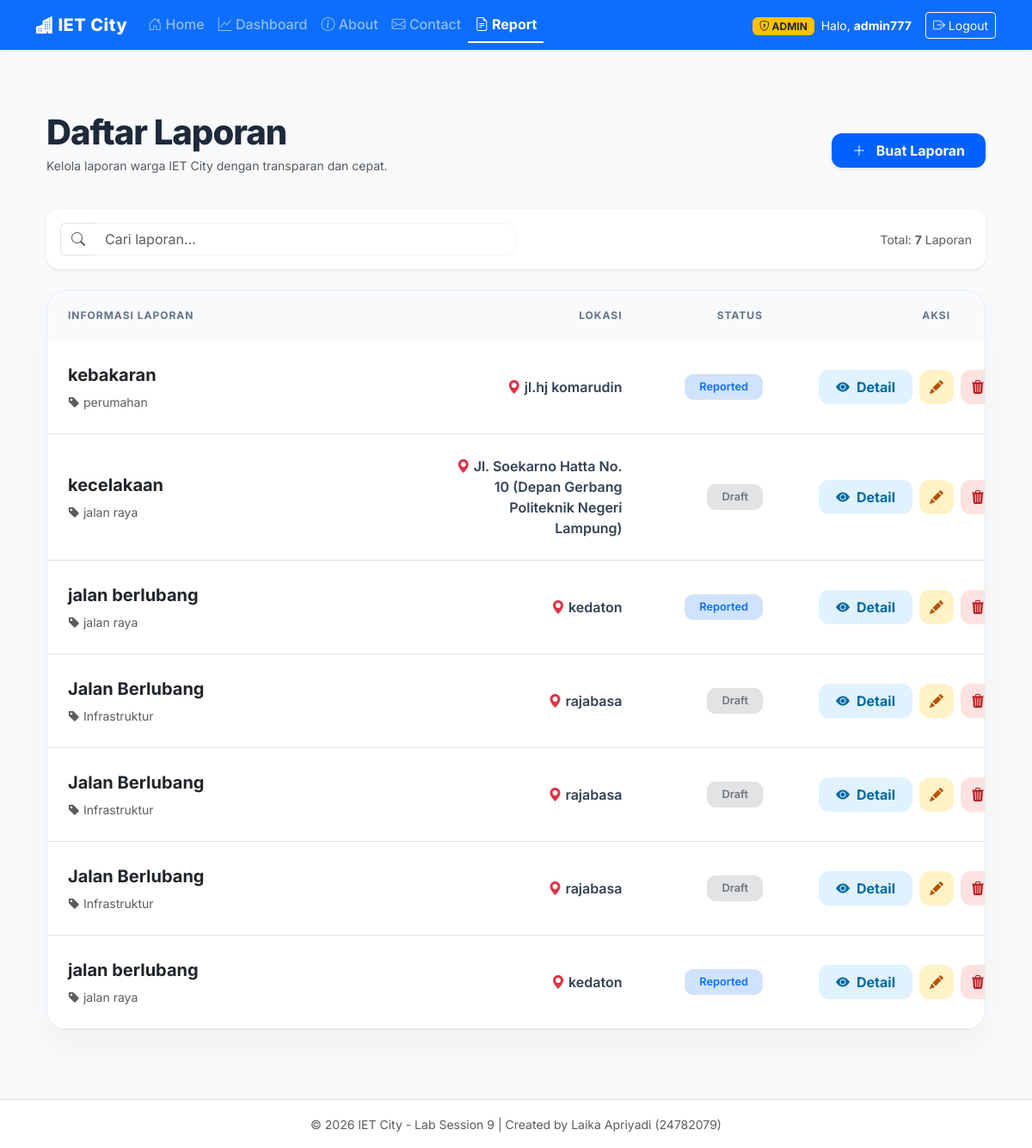
The app's page /reports/ (signed in) with its own data.
### usermanagement_24782079/models.py (models this page shows, shortened)
class User(AbstractUser):
    is_admin = models.BooleanField(default=False)
    is_member = models.BooleanField(default=True)

### main_app/models.py (models this page shows)
class Report(models.Model):
    title = models.CharField(max_length=200)
    category = models.CharField(max_length=100)
    description = models.TextField()
    location = models.CharField(max_length=200)
    reporter = models.ForeignKey(
        settings.AUTH_USER_MODEL,
        on_delete=models.CASCADE,
        related_name='reports',
        null=True,
        blank=True
    )
    status = models.CharField(
        max_length=20,
        choices=STATUS_CHOICES,
        default='REPORTED'
    )
    created_at = models.DateTimeField(auto_now_add=True)
    updated_at = models.DateTimeField(auto_now=True)

### main_app/views.py (the view)
# urls.py: path('reports/', views.ReportListView.as_view(), name='report_list'),
class ReportListView(ListView):
    model = Report
    template_name = 'main_app/report_list.html'
    context_object_name = 'reports'

### main_app/templates/main_app/report_list.html (shortened to what this page needs)
{% extends 'base.html' %}
{% block content %}
<div class="container py-5 fade-in">
    <div class="d-flex justify-content-between align-items-center mb-4">
        <div>
            <h1 class="page-title mb-1">Daftar Laporan</h1>
            <p class="text-muted small">Kelola laporan warga IET City dengan transparan dan cepat.</p>
        </div>
        <a href="{% url 'report_create' %}" class="btn btn-primary px-4 py-2 shadow-sm fw-bold" style="border-radius: 12px; background: var(--primary-blue); border: none;">
            <i class="bi bi-plus-lg me-2"></i> Buat Laporan
        </a>
    </div>
    <div class="mb-4 bg-white p-3 rounded-4 shadow-sm d-flex justify-content-between align-items-center">
        <div class="input-group w-50">
            <span class="input-group-text bg-transparent border-end-0 text-muted"><i class="bi bi-search"></i></span>
            <input type="text" id="searchInput" class="form-control border-start-0 shadow-none" style="border: 1px solid #f1f5f9; border-radius: 0 12px 12px 0;" placeholder="Cari laporan...">
        </div>
        <div class="text-muted small">Total: <strong>{{ reports|length }}</strong> Laporan</div>
    </div>
    <div class="table-container">
        <table class="table mb-0" id="reportTable" style="table-layout: fixed; width: 100%;">
            <thead>
                <tr>
                    <th style="width: 40%" class="ps-4">Informasi Laporan</th>
                    <th style="width: 25%" class="text-end-custom">Lokasi</th>
                    <th style="width: 15%" class="text-end-custom">Status</th>
                    <th style="width: 20%" class="text-end-custom">Aksi</th>
                </tr>
            </thead>
            <tbody>
                {% for report in reports %}
                <tr>
                    <td class="ps-4">
                        <div class="fw-bold text-dark fs-5 mb-1">{{ report.title }}</div>
                        <span class="text-muted small"><i class="bi bi-tag-fill"></i> {{ report.category|default:"Umum" }}</span>
                    </td>
                    <td class="text-end-custom fw-semibold">
                        <i class="bi bi-geo-alt-fill text-danger"></i> {{ report.location }}
                    </td>
                    <td class="text-end-custom">
                        {% if report.status == 'DRAFT' %}
                            <span class="badge badge-modern bg-secondary-subtle text-secondary border">Draft</span>
                        {% elif report.status == 'REPORTED' %}
                            <span class="badge badge-modern bg-primary-subtle text-primary border">Reported</span>
                        {% elif report.status == 'IN_PROGRESS' %}
                            <span class="badge badge-modern bg-warning-subtle text-warning-emphasis border">In Progress</span>
                        {% elif report.status == 'RESOLVED' %}
                            <span class="badge badge-modern bg-success-subtle text-success border">Resolved</span>
                        {% else %}
                            <span class="badge badge-modern bg-light text-dark border">{{ report.status }}</span>
                        {% endif %}
                    </td>
                    <td class="text-end-custom">
                        <div class="btn-action-group">
                            <button class="btn-custom btn-detail-blue btn-detail"
                                    data-title="{{ report.title }}"
                                    data-location="{{ report.location }}"
                                    data-status="{{ report.get_status_display }}"
                                    data-description="{{ report.description }}">
                                <i class="bi bi-eye-fill me-2"></i> Detail
                            </button>
                            {% if user.is_staff %}
                                <a href="{% url 'report_update' report.pk %}" class="btn-custom btn-edit-yellow" title="Edit"><i class="bi bi-pencil-fill"></i></a>
                                <a href="{% url 'report_delete' report.pk %}" class="btn-custom btn-delete-red" title="Hapus" onclick="return confirm('Hapus laporan ini?')"><i class="bi bi-trash3-fill"></i></a>
                            {% endif %}
                        </div>
                    </td>
                </tr>
                {% empty %}
                <tr>
                    <td colspan="4" class="text-center py-5 text-muted">Belum ada laporan masuk.</td>
                </tr>
                {% endfor %}
            </tbody>
        </table>
    </div>
</div>
{% endblock %}

### templates/base.html (shortened to what this page needs)
<!DOCTYPE html>
<html lang="id">
<head>
    <link href="https://cdn.jsdelivr.net/npm/bootstrap@5.3.0/dist/css/bootstrap.min.css" rel="stylesheet">
    <link rel="stylesheet" href="https://cdn.jsdelivr.net/npm/bootstrap-icons@1.11.0/font/bootstrap-icons.css">
</head>
<body>
    <nav class="navbar navbar-expand-lg navbar-dark bg-primary shadow-sm mb-4">
        <div class="container">
            <a class="navbar-brand" href="{% url 'home_page' %}">
                <i class="bi bi-buildings-fill"></i> IET City
            </a>
            <div class="collapse navbar-collapse" id="navbarNav">
                <ul class="navbar-nav me-auto">
                    {% if user.is_authenticated %}
                        <li class="nav-item">
                            <a class="nav-link {% if request.resolver_match.url_name == 'home_page' %}active{% endif %}" href="{% url 'home_page' %}">
                                <i class="bi bi-house-door"></i> Home
                            </a>
                        </li>
                        <li class="nav-item">
                            <a class="nav-link {% if 'dashboard' in request.path %}active{% endif %}" href="{% url 'dashboard_main' %}">
                                <i class="bi bi-graph-up"></i> Dashboard
                            </a>
                        </li>
                        <li class="nav-item">
                            <a class="nav-link {% if request.resolver_match.url_name == 'about' %}active{% endif %}" href="{% url 'about' %}">
                                <i class="bi bi-info-circle"></i> About
                            </a>
                        </li>
                        <li class="nav-item">
                            <a class="nav-link {% if request.resolver_match.url_name == 'contact' %}active{% endif %}" href="{% url 'contact' %}">
                                <i class="bi bi-envelope"></i> Contact
                            </a>
                        </li>
                        <li class="nav-item">
                            <a class="nav-link {% if request.resolver_match.url_name == 'report_list' %}active{% endif %}" href="{% url 'report_list' %}">
                                <i class="bi bi-file-earmark-text"></i> Report
                            </a>
                        </li>
                    {% endif %}
                </ul>
                <ul class="navbar-nav ms-auto align-items-center">
                    {% if user.is_authenticated %}
                        <li class="nav-item me-2">
                            <span class="badge {% if user.is_staff %}bg-warning text-dark{% else %}bg-info text-white{% endif %}">
                                <i class="bi bi-shield-lock"></i> {{ user.is_staff|yesno:"ADMIN,CITIZEN" }}
                            </span>
                        </li>
                        <li class="nav-item me-3">
                            <span class="text-white small">Halo, <strong>{{ user.username }}</strong></span>
                        </li>
                        <li class="nav-item">
                            <form action="{% url 'logout' %}" method="post" class="d-inline">
                                <button type="submit" class="btn btn-sm btn-outline-light">
                                    <i class="bi bi-box-arrow-right"></i> Logout
                                </button>
                            </form>
                        </li>
                    {% endif %}
                </ul>
            </div>
        </div>
    </nav>
    <div class="container">
        <main>
            {% block content %}
            {% endblock %}
        </main>
    </div>
    <footer class="text-center text-muted">
        <div class="container">
            <small>&copy; 2026 IET City - Lab Session 9 | Created by Laika Apriyadi (24782079)</small>
        </div>
    </footer>
</body>
</html>

### templates/base.html (style rules this page uses)
body { background-color: #f4f7f6; font-family: 'Segoe UI', Tahoma, Geneva, Verdana, sans-serif; min-height: 100vh; display: flex; flex-direction: column; }
.navbar-brand { font-weight: 800; letter-spacing: 0.5px; }
.nav-link { font-weight: 500; transition: 0.3s; }
.nav-link.active { color: #fff !important; font-weight: 700; border-bottom: 2px solid #fff; }
main { flex: 1; }
footer { background: #fff; border-top: 1px solid #dee2e6; padding: 1rem 0; margin-top: 2rem; }

### main_app/templates/main_app/report_list.html (style rules this page uses)
:root { --primary-blue: #0061ff; --soft-bg: #f8fafc; }
body { font-family: 'Inter', sans-serif; background-color: var(--soft-bg); }
.page-title { font-weight: 800; color: #1e293b; letter-spacing: -1px; }
.table-container { background: white; border-radius: 24px; overflow: hidden; box-shadow: 0 20px 40px rgba(0,0,0,0.04); border: 1px solid rgba(226, 232, 240, 0.8); }
.table thead th { background-color: #f8fafc; color: #64748b; text-transform: uppercase; font-size: 0.75rem; font-weight: 700; letter-spacing: 1px; padding: 20px 25px; border: none; }
.table tbody td { padding: 25px; vertical-align: middle; color: #334155; }
.text-end-custom { text-align: right !important; padding-right: 40px !important; }
.badge-modern { padding: 8px 16px; border-radius: 10px; font-weight: 600; font-size: 0.8rem; }
.btn-action-group { display: inline-flex; gap: 8px; }
.btn-custom { height: 40px; display: inline-flex; align-items: center; justify-content: center; border-radius: 12px; font-weight: 700; transition: 0.3s; border: none; }
.btn-detail-blue { background: #e0f2fe; color: #0369a1; padding: 0 20px; }
.btn-edit-yellow { background: #fef3c7; color: #b45309; width: 40px; }
.btn-delete-red { background: #fee2e2; color: #b91c1c; width: 40px; }
.fade-in { animation: fadeIn 0.6s ease-out forwards; }

### records on screen
User: is_staff "ADMIN", username "admin777"
Report: title "kebakaran", category "perumahan", location "jl.hj komarudin", status "Reported"
Report: title "kecelakaan", category "jalan raya", location "Jl. Soekarno Hatta No. 10 (Depan Gerbang Politeknik Negeri Lampung)", status "Draft"
Report: title "jalan berlubang", category "jalan raya", location "kedaton", status "Reported"
Report: title "Jalan Berlubang", category "Infrastruktur", location "rajabasa", status "Draft"
Report: title "Jalan Berlubang", category "Infrastruktur", location "rajabasa", status "Draft"
Report: title "Jalan Berlubang", category "Infrastruktur", location "rajabasa", status "Draft"
Report: title "jalan berlubang", category "jalan raya", location "kedaton", status "Reported"

### other values on screen
{{ reports|length }} "7"
